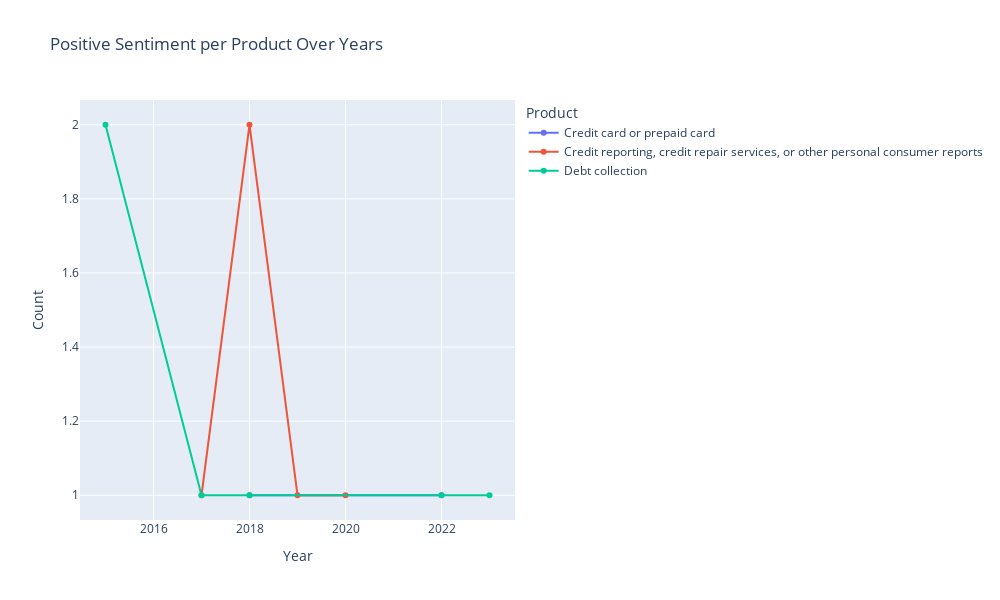

Source (notebook cell):
### Markdown cell above
<hr style='height:1px;border:none;background-color:#00233C;'>
<p style = 'font-size:18px;font-family:Arial;color:#00233c'><b>4.7 Positive Sentiment per Product Over Years</b></p>

<p style="font-size:16px;font-family:Arial;color:#00233c">This graph tracks the positive sentiment  associated with different products over time, offering valuable insights into evolving customer perceptions and pain points.</p>

### Code cell
viz_neg = result[result['Sentiment'] == 1]

viz_senti = viz_neg.select(['product','Sentiment', 'year']).groupby(['product', 'year']).agg(['sum']).to_pandas()

if viz_senti.shape[0] > 0:
    # Sorting the DataFrame by year for each product
    pd_df_sorted = viz_senti.sort_values(by=['product', 'year'])

    # Plotting using Plotly
    fig = px.line(pd_df_sorted, x='year', y='sum_Sentiment', color='product', markers=True, title='Positive Sentiment per Product Over Years')
    fig.update_layout(xaxis_title='Year', yaxis_title='Count', legend_title='Product', width=1000, height=600)

    fig.show()
else:
    display_helper("""To cover all possible scenarios, we included positive, negative, and neutral categories in our analysis. 
    However, given that this dataset consists of complaints, it's expected that the model would rarely, if ever, encounter <b>positive</b> responses.""")

### Figure 1 — Plotly figure (JSON) as saved in the notebook; plotly's stock layout.template omitted (floating-point values rounded to 4 significant figures)
{"data": [{"hovertemplate": "product=Credit card or prepaid card<br>year=%{x}<br>sum_Sentiment=%{y}<extra></extra>", "legendgroup": "Credit card or prepaid card", "line": {"color": "#636efa", "dash": "solid"}, "marker": {"symbol": "circle"}, "mode": "markers+lines", "name": "Credit card or prepaid card", "orientation": "v", "showlegend": true, "type": "scatter", "x": [2018, 2022], "xaxis": "x", "y": [1, 1], "yaxis": "y"}, {"hovertemplate": "product=Credit reporting, credit repair services, or other personal consumer reports<br>year=%{x}<br>sum_Sentiment=%{y}<extra></extra>", "legendgroup": "Credit reporting, credit repair services, or other personal consumer reports", "line": {"color": "#EF553B", "dash": "solid"}, "marker": {"symbol": "circle"}, "mode": "markers+lines", "name": "Credit reporting, credit repair services, or other personal consumer reports", "orientation": "v", "showlegend": true, "type": "scatter", "x": [2017, 2018, 2019, 2020], "xaxis": "x", "y": [1, 2, 1, 1], "yaxis": "y"}, {"hovertemplate": "product=Debt collection<br>year=%{x}<br>sum_Sentiment=%{y}<extra></extra>", "legendgroup": "Debt collection", "line": {"color": "#00cc96", "dash": "solid"}, "marker": {"symbol": "circle"}, "mode": "markers+lines", "name": "Debt collection", "orientation": "v", "showlegend": true, "type": "scatter", "x": [2015, 2017, 2018, 2022, 2023], "xaxis": "x", "y": [2, 1, 1, 1, 1], "yaxis": "y"}], "layout": {"height": 600, "legend": {"title": {"text": "Product"}, "tracegroupgap": 0}, "title": {"text": "Positive Sentiment per Product Over Years"}, "width": 1000, "xaxis": {"anchor": "y", "autorange": true, "domain": [0, 1], "range": [2014.0, 2024.0], "title": {"text": "Year"}, "type": "linear"}, "yaxis": {"anchor": "x", "autorange": true, "domain": [0, 1], "range": [0.9332, 2.067], "title": {"text": "Count"}, "type": "linear"}}}
